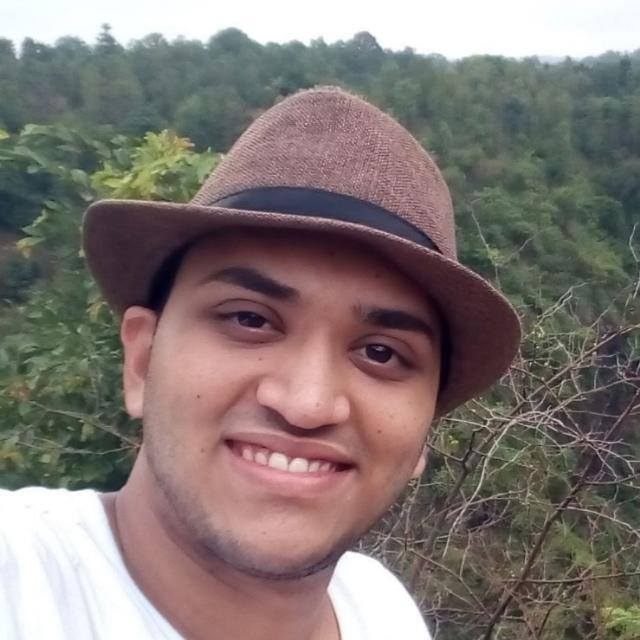
%> input picture College Study/sem3/DSAA/Assignments/Adwait/addy.jpeg, 640 x 640 px
$ octave Q1.m   (GNU Octave 9; MATLAB toolbox functions it lacks are replaced by stand-ins)
%> lines starting %> are read from the running program, lines starting %| are printed output that depends on the picture
clear
clc

pic = imread('addy.jpeg');
%> pic is the input picture: size 640x640x3 uint8; mean R, G, B 129, 118.4, 115.3
red_pic = pic(:,:,1);
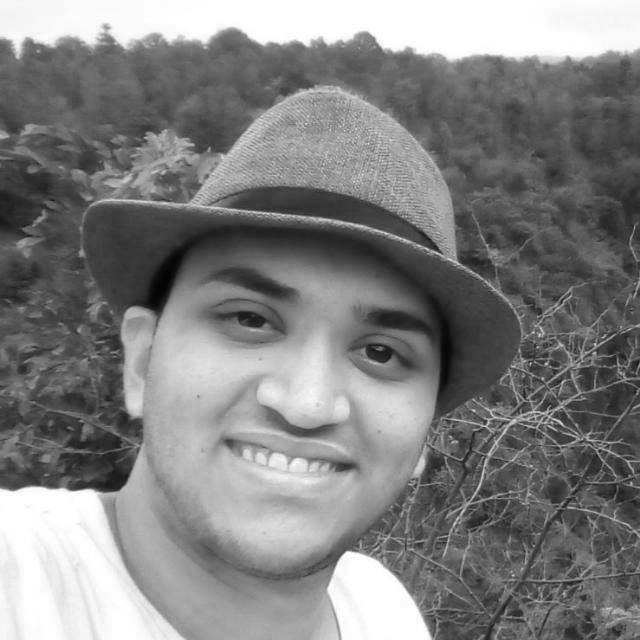
%> red_pic: size 640x640 uint8; min 0, max 255, mean 129
green_pic = pic(:,:,2);
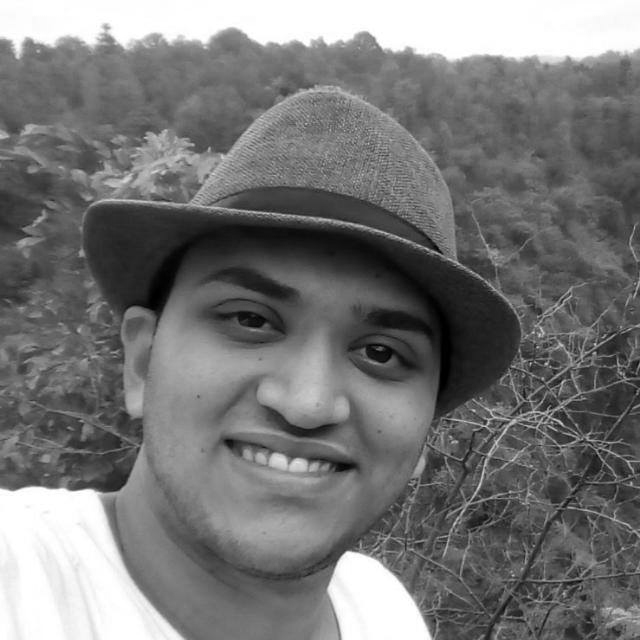
%> green_pic: size 640x640 uint8; min 0, max 255, mean 118.4
blue_pic = pic(:,:,3);
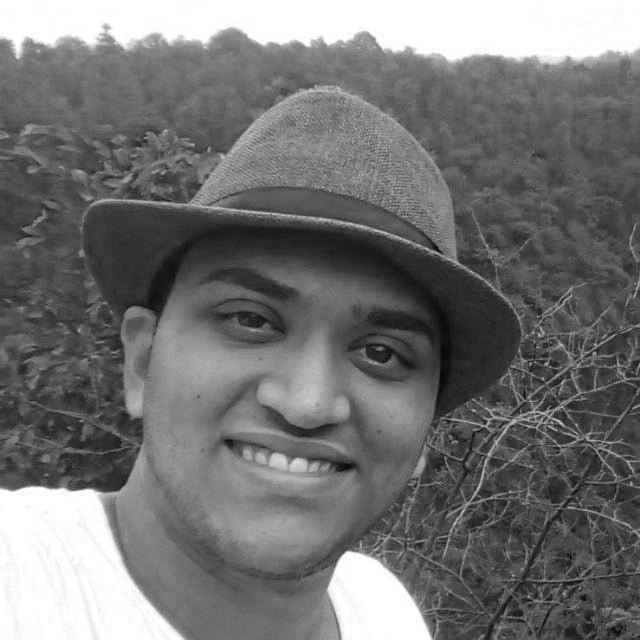
%> blue_pic: size 640x640 uint8; min 1, max 255, mean 115.3

subplot(2,2,1);
imshow(pic);
title('original')

subplot(2,2,2);
imshow(red_pic);
title('red')

subplot(2,2,3);
imshow(green_pic);
title('green')

subplot(2,2,4);
imshow(blue_pic);
title('blue')

min(min(red_pic))
%> ans = 0
min(min(green_pic))
%> ans = 0
min(min(blue_pic))
%> ans = 1

max(max(red_pic))
%> ans = 255
max(max(green_pic))
%> ans = 255
max(max(blue_pic))
%> ans = 255

mean2(red_pic)
%> ans = 129
mean2(green_pic)
%> ans = 118.4
mean2(blue_pic)
%> ans = 115.3

whos pic

$ run again, with College Study/sem3/DSAA/Assignments/Adwait/Q1.png saved as College Study/sem3/DSAA/Assignments/Adwait/addy.jpeg
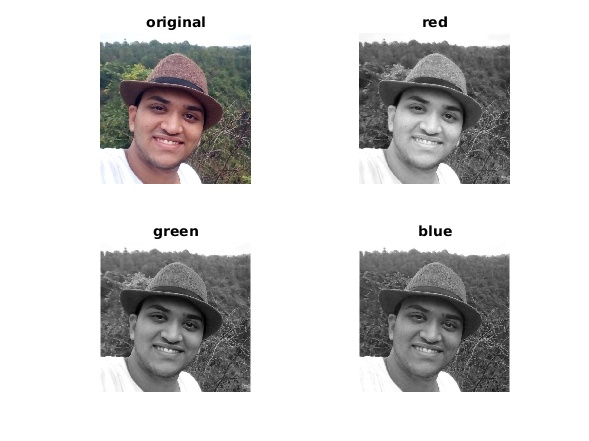
%> input picture College Study/sem3/DSAA/Assignments/Adwait/Q1.png, 589 x 441 px
%> pic is the input picture: size 441x589x3 uint8; mean R, G, B 208.2, 207.2, 207
%> `red_pic = pic(:,:,1);`:
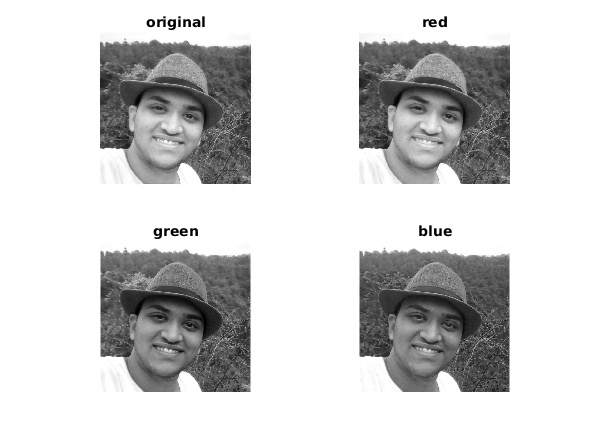
%> red_pic: size 441x589 uint8; min 0, max 255, mean 208.2
%> `green_pic = pic(:,:,2);`:
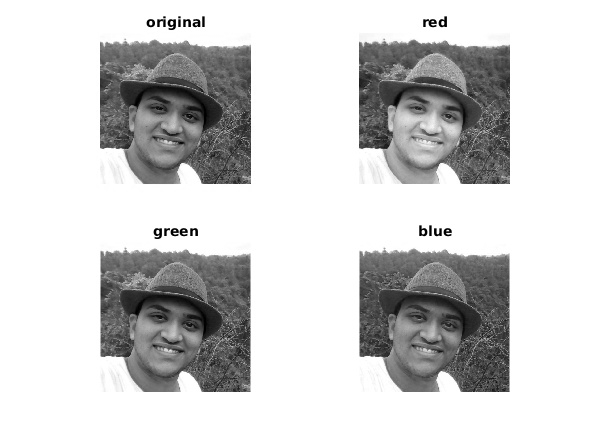
%> green_pic: size 441x589 uint8; min 0, max 255, mean 207.2
%> `min(min(red_pic))`: ans = 0
%> `max(max(red_pic))`: ans = 255
%> `mean2(red_pic)`: ans = 208.2
%> `mean2(green_pic)`: ans = 207.2
%> `mean2(blue_pic)`: ans = 207

$ run again, with College Study/sem3/DSAA/Assignments/Adwait/Q2.png saved as College Study/sem3/DSAA/Assignments/Adwait/addy.jpeg
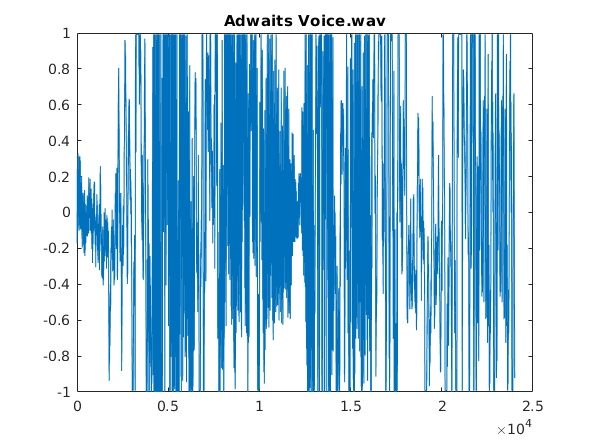
%> input picture College Study/sem3/DSAA/Assignments/Adwait/Q2.png, 589 x 441 px
%> pic is the input picture: size 441x589x3 uint8; mean R, G, B 173.5, 207.9, 228.7
%> `red_pic = pic(:,:,1);`:
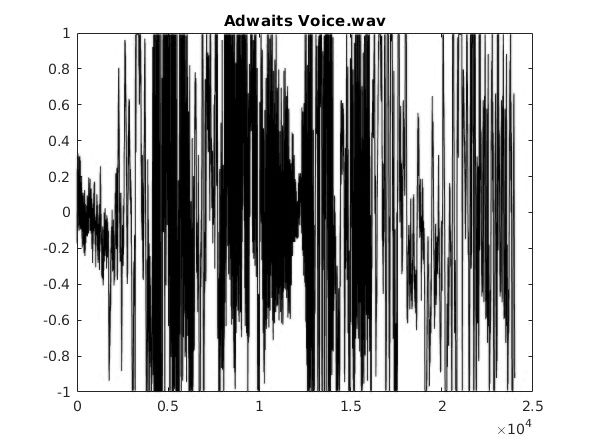
%> red_pic: size 441x589 uint8; min 0, max 255, mean 173.5
%> `blue_pic = pic(:,:,3);`:
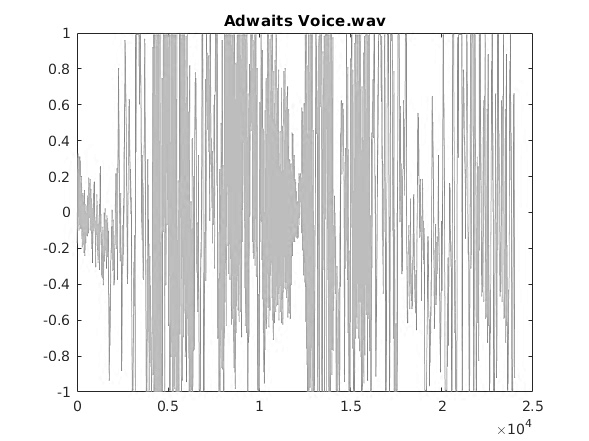
%> blue_pic: size 441x589 uint8; min 0, max 255, mean 228.7
%> `min(min(red_pic))`: ans = 0
%> `max(max(red_pic))`: ans = 255
%> `mean2(red_pic)`: ans = 173.5
%> `mean2(green_pic)`: ans = 207.9
%> `mean2(blue_pic)`: ans = 228.7
